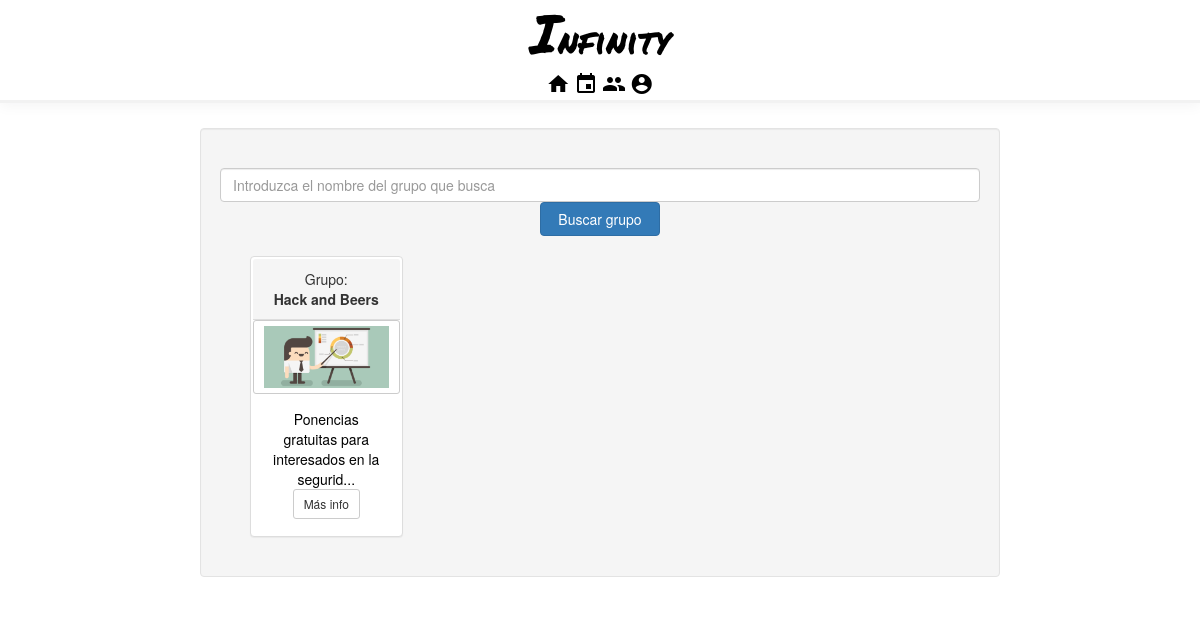
Page /Entidades/Grupo/grupo_mostrar.php on the earlier database version.
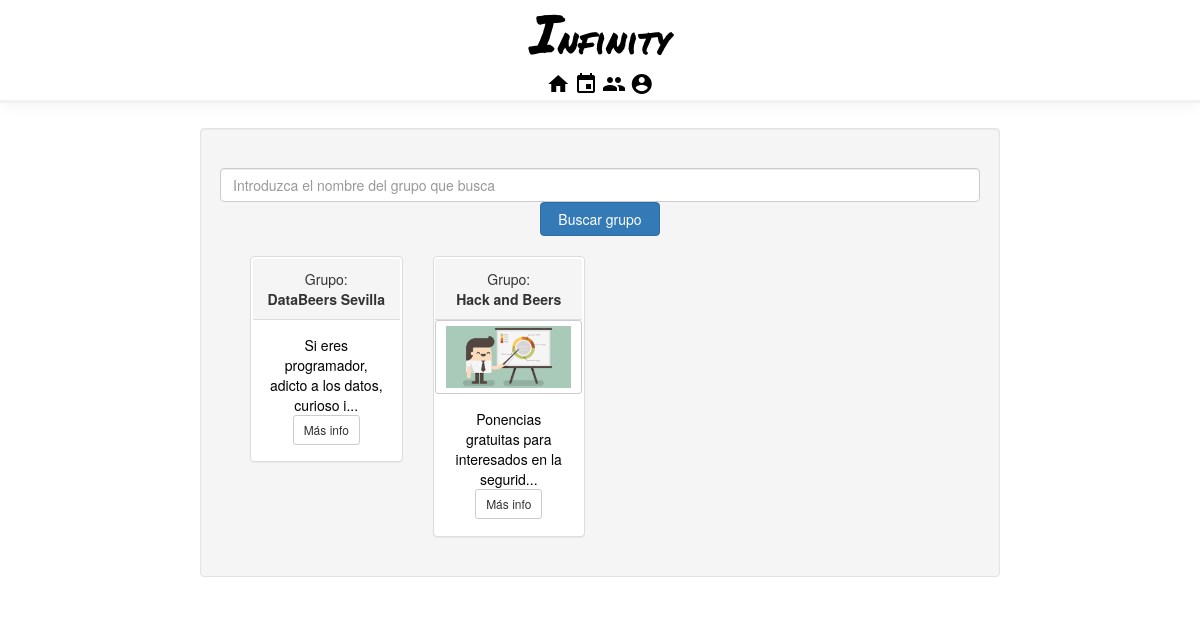
Same page on the later database version.
### tables this page shows
CREATE TABLE `grupo` (
  `id` int(11) NOT NULL,
  `name` varchar(140) NOT NULL COMMENT 'nombe grupo',
  `descripcion` varchar(500) NOT NULL,
  `image_path` varchar(260) NOT NULL
);

### Entidades/Grupo/grupo_db.php (called while the page is built, shortened)
<?php
function connectDB() {
    return $con;
}
function getAllGroups($limit, $offset) {
    $link = connectDB();
    $sql = "SELECT * FROM grupo ORDER BY name";
    if ($limit !== false && $offset !== false) {
        $sql .= " LIMIT " . $offset . " , " . $limit;
    }
    $res = mysqli_query($link, $sql);
    $ret = false;
    if ($res) {
        $i = 0;
        while ($row = mysqli_fetch_array($res)) {
            $j = 0;
            while ($j < 4) {
                $ret[$i][$j] = $row[$j];
                $j++;
            }
            $i++;
        }
    }
    return $ret;
}
function getNumGrupos() {
    $link = conectarDB();
    $sql = "SELECT COUNT(name) as total FROM grupo";
    $res = mysqli_query($link, $sql);
    $ret = false;
    if ($arr = mysqli_fetch_array($res)) {
        $ret = $arr['total'];
    }
    return $ret;
}

### Entidades/Grupo/adminGrupo.php (the view, shortened to what this page needs)
<?php
include_once ('grupo_db.php');
function printCardGrupo($grupoInfo, $ruta) {
    $str = "";
    if ($grupoInfo !== false) {
        $str = '<div class="col-sm-3"><div class="panel panel-default">
                <div class="panel-heading bg-secondary">Grupo:<br/><b>'
                . $grupoInfo[1] . '</b></div>';
        $aux = $ruta . $grupoInfo[3];
        if (file_exists($aux)) {
            $str .= ' <a href="../Grupo/grupo_mostrar.php?grupo='
                    . urlencode($grupoInfo[1]) . '" class="btn btn-sm btn-default">'
                    . '<img class="img-responsive" src="' . $aux
                    . '" alt="imagen de grupo ' . $grupoInfo[1]
                    . '" ></img></a>';
        }
        $str .= ' <div class="panel-body">'
                . substr($grupoInfo[2], 0, 50) . '...<br/>
                <a href="../Grupo/grupo_mostrar.php?grupo=' . urlencode($grupoInfo[1]) . '" class="btn btn-sm btn-default">Más info</a>
              </div>
            </div></div>';
    }
    return $str;
}
?>

### Entidades/Grupo/grupo_mostrar.php (shortened to what this page needs)
<!DOCTYPE html>
<html lang="en">
    <head>
        <?php include '../stylesheets.php';
        ?>
        <link type='text/css' rel='stylesheet' href='../../css/gallery.css'>
        <link type="text/css" rel="stylesheet" href="../../css/lightGallery.css" />
    </head>
    <body>
        <?php
        include '../header.php';
        include_once 'grupo_db.php';
        include_once '../../validation.php';
        include_once 'adminGrupo.php';
        function printGrupos() {
            $str = "";
            $offset = "0";
            $ret = getAllGroups(4, $offset);
            $numGrupos = getNumGrupos();
            $str .= '<div class="col-sm-12">';
            for ($i = 0; $i < sizeof($ret); $i++) {
                $str .= printCardGrupo($ret[$i], '');
            }
            return $str;
        }
        function printSelect($grupos) {
            return '<form method =
            "GET" action = "#">
            <div class = "form-group form-control-lg">
            <input type = "text" class = "form-control" name = "grupo"
            placeholder = "Introduzca el nombre del grupo que busca">
            <input type = "submit" class = "btn btn-primary" value = "Buscar grupo">
            </div>
            </form>';
        }
        $bol = isset($_GET['grupo']) && $_GET['grupo'] != '';
        ?>
        <div class="container-fluid text-center">
            <div class="row content">
                <div class="col-sm-2 sidenav">
                </div>
                <div class="col-sm-8 text-center well" >
                    <?php
                    if ($bol) {
                        echo (printGrupoExpanded($groupInfo, $logrosInfo, $infoSubscribers));
                    } else {
                        if (isset($_POST['quieroCrear'])) {
                            echo (formCrearGrupo());
                        } else {
                            $select = false;
                            echo (printSelect($select));
                            echo (printGrupos());
                        }
                    }
                    ?>
                </div>
            </div>
        </div><?php cerrarDB(); ?>
    </body>
</html>

Differences in the rows shown:
added grupo: name "DataBeers Sevilla", descripcion "Si eres programador, adicto a los datos, curioso i"
